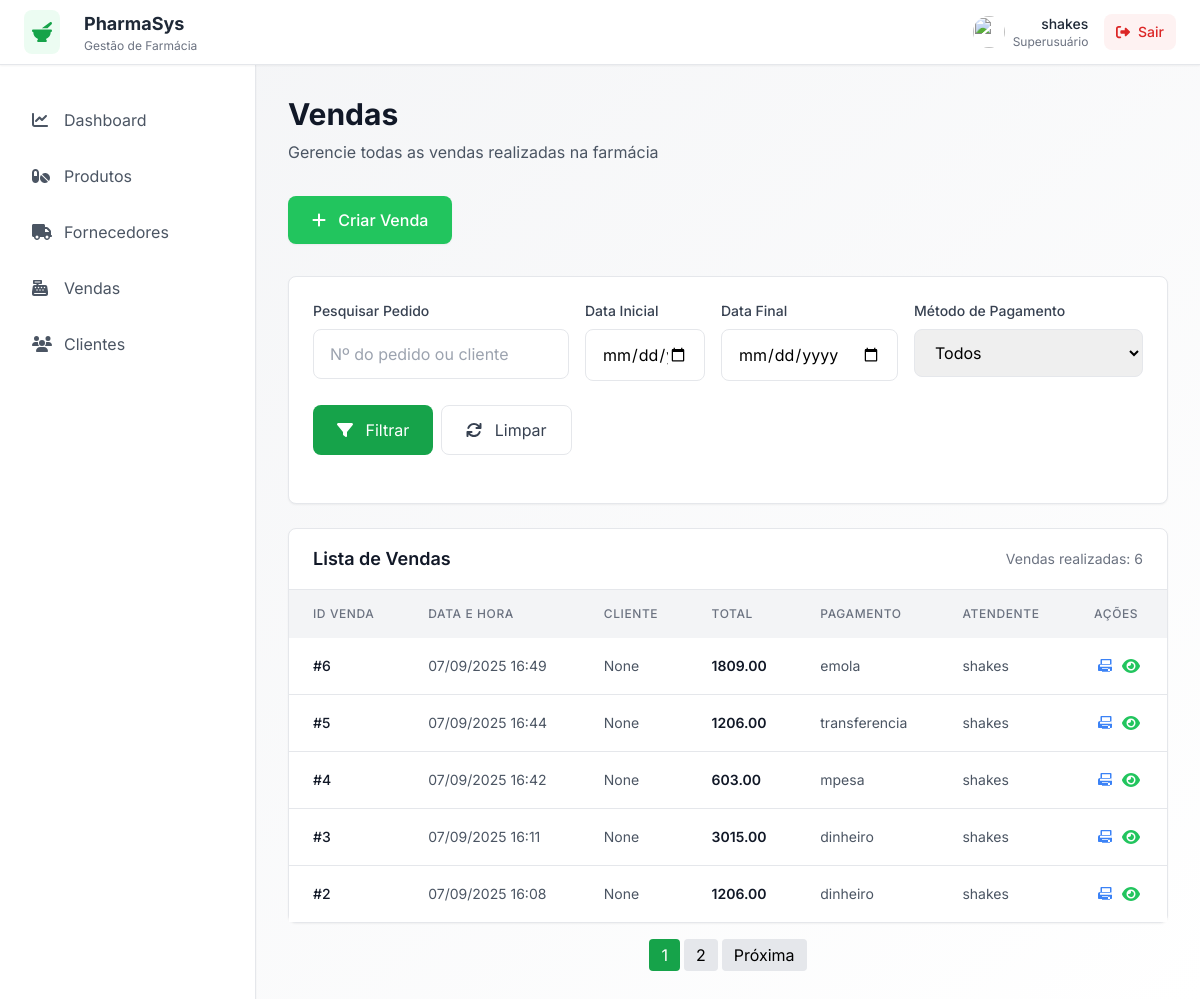
The app's page /vendas/ (signed in), older data.
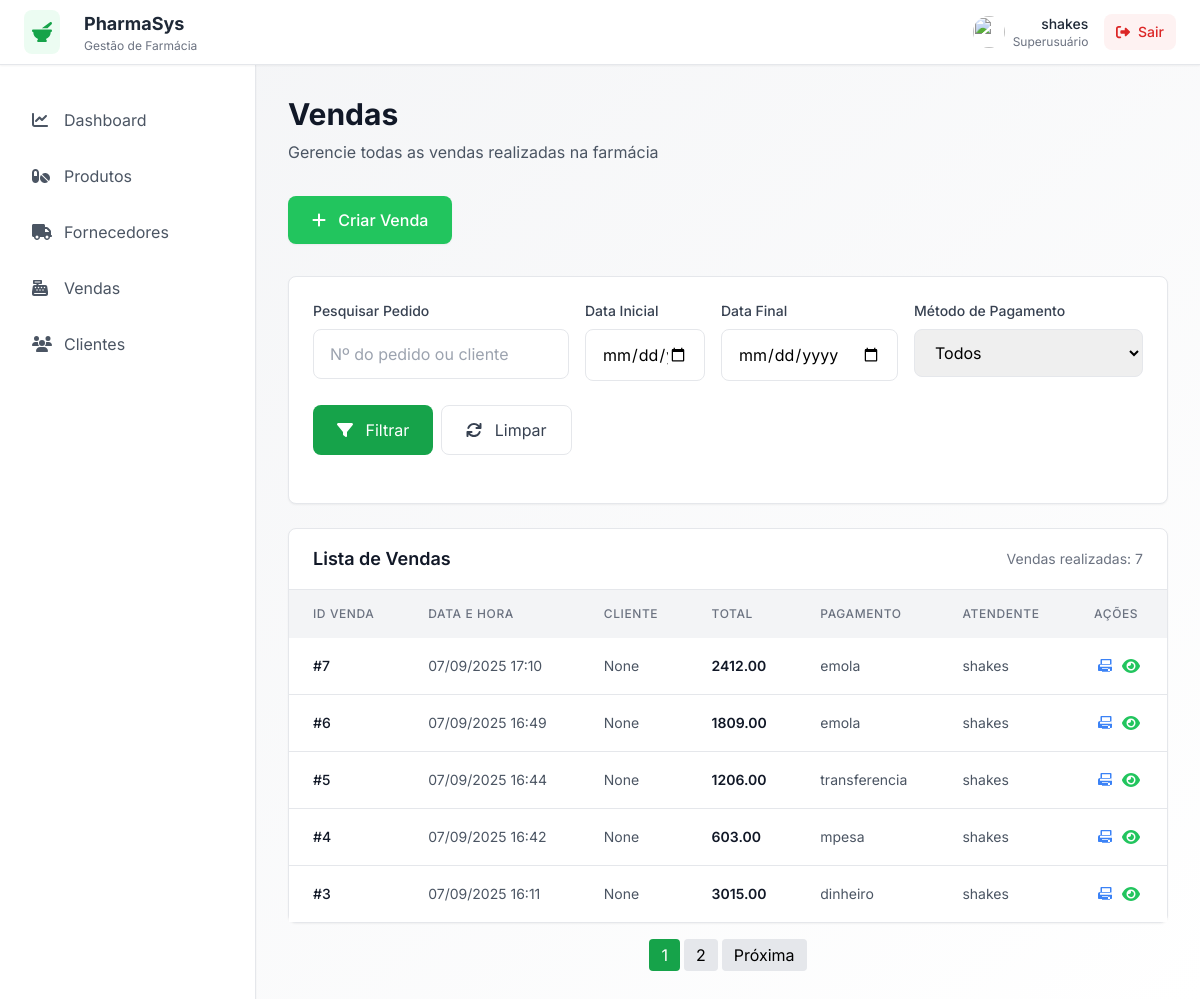
The same page, newer data.
### vendas/models.py (models this page shows, shortened)
class Venda(models.Model):
    FORMA_PAGAMENTO_CHOICES = [
        ("dinheiro", "Dinheiro"),
        ("mpesa", "M-Pesa"),
        ("emola", "E-Mola"),
        ('pos', 'POS'),
        ("transferencia", "Transferencia Bancaria"),
    ]
    cliente = models.ForeignKey(Cliente, on_delete=models.SET_NULL, null=True, blank=True)
    atendente = models.ForeignKey(User, on_delete=models.SET_NULL, null=True)
    data_venda = models.DateTimeField(auto_now_add=True)
    data_atualizacao = models.DateTimeField(auto_now=True)
    total = models.DecimalField(max_digits=10, decimal_places=2, default=0)
    forma_pagamento = models.CharField(max_length=20, choices=FORMA_PAGAMENTO_CHOICES)
    class Meta:
        ordering = ['-data_venda']
        permissions = [
            ("cancelar_venda", "Pode cancelar vendas"),
            ("reembolsar_venda", "Pode reembolsar vendas"),
            ("emitir_nfe", "Pode emitir NFE"),
        ]

### vendas/views.py (the view)
# urls.py: path('', views.listar_vendas, name='listar_vendas'),
@login_required
def listar_vendas(request):
    vendas = Venda.objects.all().order_by('-data_venda')
    search = request.GET.get('search', '')
    date_start = request.GET.get('date_start', '')
    date_end = request.GET.get('date_end', '')
    payment = request.GET.get('payment', '')
    if search:
        vendas = vendas.filter(
            Q(id__icontains=search) |
            Q(cliente__nome__icontains=search)
        )
    if date_start:
        vendas = vendas.filter(data_venda__date__gte=date_start)
    if date_end:
        vendas = vendas.filter(data_venda__date__lte=date_end)
    if payment:
        vendas = vendas.filter(forma_pagamento=payment)
    paginator = Paginator(vendas, 5)  # 5 vendas por página
    page_number = request.GET.get('page')
    page_obj = paginator.get_page(page_number)
    context = {
        'vendas': vendas,
        'search': search,
        'date_start': date_start,
        'date_end': date_end,
        'payment': payment,
        'formas_pagamento': Venda.FORMA_PAGAMENTO_CHOICES,
        'page_obj': page_obj,
    }
    return render(request, 'vendas/listar_vendas.html', context)

### core/context_processors.py (called while the page is built)
def request_is_secure(request):
    return {'is_secure': request.is_secure()}

### vendas/templates/vendas/listar_vendas.html (shortened to what this page needs)
{% extends 'main.html' %}
{% block content %}
    {% include 'navbar.html' %}
    <div id="main-content" class="flex-1 ml-64 p-8">
        <div id="page-header" class="mb-8">
            <h2 class="text-3xl font-bold text-gray-900 mb-2">Vendas</h2>
            <p class="text-gray-600">Gerencie todas as vendas realizadas na farmácia
            </p>
        </div>
        <div class="flex justify-between items-center mb-8" id="page-header">
            <a class="bg-pharmacy-green hover:bg-pharmacy-green-dark text-white px-6 py-3 rounded-lg font-medium transition-colors shadow-sm"
               id="add-supplier-btn" href="{% url 'criar_venda' %}">
                <i class="mr-2" data-fa-i2svg="">
                </i>
                Criar Venda
            </a>
        </div>
        <div id="filters-section" class="bg-white rounded-lg shadow-sm border border-pharmacy-gray p-6 mb-6">
            <form method="get" class="mb-6 grid grid-cols-1 lg:grid-cols-3 gap-4">
                <div id="search-field" class="lg:col-span-2">
                    <label for="search" class="block text-sm font-medium text-gray-700 mb-2">
                        Pesquisar Pedido
                    </label>
                    <input type="text" name="search" placeholder="Nº do pedido ou cliente"
                           value="{{ search }}"
                           class="w-full px-4 py-3 border rounded-lg focus:ring-2 focus:ring-green-600">
                </div>
                <div id="date-start-field">
                    <label for="date-start" class="block text-sm font-medium text-gray-700 mb-2">
                        Data Inicial
                    </label>
                    <input type="date" name="date_start" value="{{ date_start }}"
                           class="w-full px-4 py-3 border rounded-lg focus:ring-2 focus:ring-green-600">
                </div>
                <div id="date-end-field">
                    <label for="date-end" class="block text-sm font-medium text-gray-700 mb-2">
                        Data Final
                    </label>
                    <input type="date" name="date_end" value="{{ date_end }}"
                           class="w-full px-4 py-3 border rounded-lg focus:ring-2 focus:ring-green-600">
                </div>
                <div id="payment-filter-field">
                    <label for="payment-filter" class="block text-sm font-medium text-gray-700 mb-2">
                        Método de Pagamento
                    </label>
                    <select name="payment" class="w-full px-4 py-3 border rounded-lg focus:ring-2 focus:ring-green-600">
                        <option value="">Todos</option>
                    </select>
                </div>
                <div class="lg:col-span-5 flex space-x-2 mt-2">
                    <button type="submit" class="px-6 py-3 bg-green-600 text-white rounded-lg">
                        <i class="mr-2" data-fa-i2svg="">
                        </i>
                        Filtrar
                    </button>
                    <a href="{% url 'listar_vendas' %}"
                       class="px-6 py-3 border rounded-lg text-gray-700 hover:bg-gray-100">
                        <i class="mr-2" data-fa-i2svg="">
                        </i>
                        Limpar
                    </a>
                </div>
            </form>
        </div>
        <div id="orders-table-container" class="bg-white rounded-lg shadow-sm border border-pharmacy-gray">
            <div class="px-6 py-4 border-b border-pharmacy-gray">
                <div class="flex justify-between items-center">
                    <h3 class="text-lg font-semibold text-gray-900">Lista de Vendas</h3>
                    <span class="text-sm text-gray-500">Vendas realizadas: {{ vendas.count }}</span>
                </div>
            </div>
            <div id="orders-table" class="overflow-x-auto">
                <table class="w-full">
                    <thead class="bg-pharmacy-gray-light">
                    <tr>
                        <th class="px-6 py-4 text-left text-xs font-medium text-gray-500 uppercase tracking-wider">ID
                            Venda
                        </th>
                        <th class="px-6 py-4 text-left text-xs font-medium text-gray-500 uppercase tracking-wider">Data
                            e Hora
                        </th>
                        <th class="px-6 py-4 text-left text-xs font-medium text-gray-500 uppercase tracking-wider">
                            Cliente
                        </th>
                        <th class="px-6 py-4 text-left text-xs font-medium text-gray-500 uppercase tracking-wider">
                            Total
                        </th>
                        <th class="px-6 py-4 text-left text-xs font-medium text-gray-500 uppercase tracking-wider">
                            Pagamento
                        </th>
                        <th class="px-6 py-4 text-left text-xs font-medium text-gray-500 uppercase tracking-wider">
                            Atendente
                        </th>
                        <th class="px-6 py-4 text-left text-xs font-medium text-gray-500 uppercase tracking-wider">
                            Ações
                        </th>
                    </tr>
                    </thead>
                    <tbody id="orders-tbody" class="bg-white divide-y divide-pharmacy-gray">
                    {% for venda in page_obj %}
                        <tr class="hover:bg-pharmacy-gray-light/50">
                            <td class="px-6 py-4 whitespace-nowrap text-sm font-medium text-gray-900">
                                #{{ venda.id }}</td>
                            <td class="px-6 py-4 whitespace-nowrap text-sm text-gray-600">
                                <div>{{ venda.data_venda|date:"d/m/Y H:i" }}</div>
                            </td>
                            <td class="px-6 py-4 whitespace-nowrap text-sm text-gray-600">{{ venda.cliente }}
                            <td class="px-6 py-4 whitespace-nowrap text-sm font-semibold text-gray-900">{{ venda.total }}</td>
                            <td class="px-6 py-4 whitespace-nowrap text-sm text-gray-600">
                                    <span class="flex items-center">
                                        {{ venda.forma_pagamento }}
                                    </span>
                            </td>
                            <td class="px-6 py-4 whitespace-nowrap text-sm text-gray-600">{{ venda.atendente }}</td>
                            <td class="px-6 py-4 text-center">
                                <div class="flex justify-center space-x-2">
                                    <a href="{% url 'imprimir_recibo' venda.id %}" target="_blank"
                                       class="text-blue-500 hover:text-blue-700">
                                        <i data-fa-i2svg="">
                                        </i>
                                    </a>
                                    <a href="{% url 'detalhes_venda' venda.id %}"
                                       class="text-pharmacy-green hover:text-pharmacy-green-dark">
                                        <i data-fa-i2svg="">
                                        </i>
                                    </a>
                                </div>
                            </td>
                        </tr>
                    {% empty %}
                        <tr>
                            <td colspan="7" class="text-center py-4">Nenhuma venda encontrada.</td>
                        </tr>
                    {% endfor %}
                    </tbody>
                </table>
            </div>
        </div>
        <div class="mt-4 flex justify-center space-x-1">
            {% for num in page_obj.paginator.page_range %}
                {% if page_obj.number == num %}
                    <span class="px-3 py-1 bg-green-600 text-white rounded">{{ num }}</span>
                {% else %}
                    <a href="?page={{ num }}" class="px-3 py-1 bg-gray-200 rounded">{{ num }}</a>
                {% endif %}
            {% endfor %}
            {% if page_obj.has_next %}
                <a href="?page={{ page_obj.next_page_number }}"
                   class="px-3 py-1 bg-gray-200 rounded">Próxima</a>
            {% endif %}
        </div>
    </div>
{% endblock %}

### templates/main.html (shortened to what this page needs)
<!DOCTYPE html>
<html lang="pt">
<head>
    <script src="https://cdn.tailwindcss.com"></script>
    <link href="https://cdn.jsdelivr.net/npm/select2@4.1.0-rc.0/dist/css/select2.min.css" rel="stylesheet"/>
</head>
<body class="bg-gradient-to-br from-pharmacy-gray-light to-white min-h-screen font-sans"
      data-gr-ext-installed="" data-new-gr-c-s-check-loaded="14.1246.0">
{% block content %}
{% endblock %}
</body>
</html>

### templates/navbar.html (shortened to what this page needs)
<div class="bg-white shadow-sm border-b border-pharmacy-gray fixed w-full z-40" id="header">
    <div class="flex justify-between items-center h-16 px-6">
        <div class="flex items-center" id="nav-logo">
            <div class="bg-pharmacy-green-light/10 p-2 rounded-lg mr-3">
                <i class="text-pharmacy-green-dark text-xl" data-fa-i2svg="">
                </i>
            </div>
            <div class="ml-3">
                <h1 class="text-lg font-bold text-gray-800">PharmaSys</h1>
                <p class="text-xs text-gray-500">Gestão de Farmácia</p>
            </div>
        </div>
        <div class="flex items-center space-x-4" id="nav-user">
            <div class="flex items-center space-x-2">
                <img class="w-8 h-8 rounded-full"
                     src="https://storage.googleapis.com/uxpilot-auth.appspot.com/avatars/avatar-1.jpg">
                <div class="text-right">
                    <p class="text-sm font-medium text-gray-800">{{ request.user.username }}</p>
                    <p class="text-xs text-gray-500">
                        {% if request.user.is_superuser %}
                            Superusuário
                        {% elif request.user.is_staff %}
                            Staff
                        {% elif request.user.is_active %}
                            Usuário activo
                        {% else %}
                            Inactivo
                        {% endif %}
                    </p>
                </div>
            </div>
            <form method="post" action="{% url 'logout' %}">
                <button type="submit"
                        class="bg-red-50 hover:bg-red-100 text-red-600 px-3 py-2 rounded-lg text-sm font-medium transition-colors">
                    <i class="mr-1" data-fa-i2svg="">
                    </i>
                    Sair
                </button>
            </form>
        </div>
    </div>
</div>
<div class="flex pt-16">
    <div class="w-64 bg-white shadow-sm border-r border-pharmacy-gray fixed h-full" id="sidebar">
        <nav class="mt-8 px-4">
            <div class="space-y-2">
                <a class="flex items-center px-4 py-3 text-gray-600 hover:bg-pharmacy-green-light/10 hover:text-pharmacy-green-dark rounded-lg transition-colors cursor-pointer"
                   href="{% url 'dashboard' %}">
                    <i class="mr-3 w-5" data-fa-i2svg="">
                    </i>
                    Dashboard
                </a>
                <a class="flex items-center px-4 py-3 text-gray-600 hover:bg-pharmacy-green-light/10 hover:text-pharmacy-green-dark rounded-lg transition-colors cursor-pointer"
                   href="{% url 'productos_list' %}">
                    <i class="mr-3 w-5" data-fa-i2svg="">
                    </i>
                    Produtos
                </a>
                <a class="flex items-center px-4 py-3 text-gray-600 hover:bg-pharmacy-green-light/10 hover:text-pharmacy-green-dark rounded-lg transition-colors cursor-pointer"
                   href="{% url 'listar_fornecedores' %}">
                    <i class="mr-3 w-5" data-fa-i2svg="">
                    </i>
                    Fornecedores
                </a>
                <a href="{% url 'listar_vendas' %}"
                   class="flex items-center px-4 py-3 text-gray-600 hover:bg-pharmacy-green-light/10 hover:text-pharmacy-green-dark rounded-lg transition-colors cursor-pointer">
                    <i class="mr-3 w-5" data-fa-i2svg="">
                    </i>
                    Vendas
                </a>
                <a class="flex items-center px-4 py-3 text-gray-600 hover:bg-pharmacy-green-light/10 hover:text-pharmacy-green-dark rounded-lg transition-colors cursor-pointer"
                   href="{% url 'listar_cliente' %}">
                    <i class="mr-3 w-5" data-fa-i2svg="">
                    </i>
                    Clientes
                </a>
            </div>
        </nav>
    </div>
</div>

### templates/main.html (style rules this page uses)
* { font-family: 'Inter', sans-serif; }

Row changes from the older to the newer data that the page shows:
no longer on this page (row unchanged): Venda: id "2", data_venda "07/09/2025 16:08", cliente "None", total "1206.00", forma_pagamento "dinheiro", atendente "shakes"
added Venda: id "7", data_venda "07/09/2025 17:10", cliente "None", total "2412.00", forma_pagamento "emola", atendente "shakes"
Text that changed along with them:
{{ vendas.count }}: "6" → "7"
